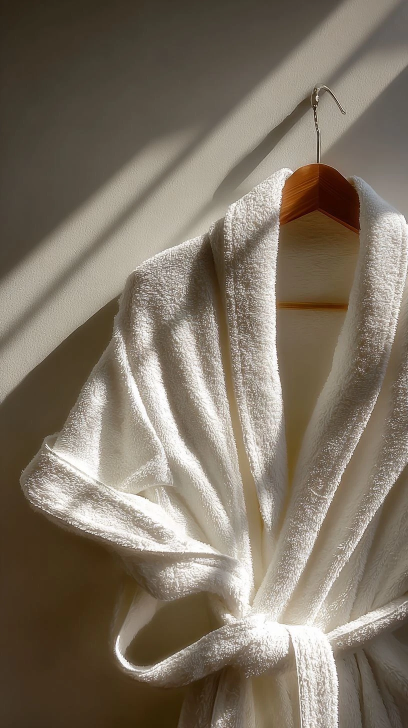
#> input picture animation/sans_parfum/photos/chaleur_peignoir.webp, 816 x 1456 px (shown at 1/2 size)
$ python render_reel.py sans_parfum/photos/chaleur_peignoir.webp sans_parfum/photos/eau_douche.webp
#> lines starting #> are read from the running program, lines starting #| are printed output that depends on the picture
### animation/render_logo.py
"""Render an animated version of the nesoly logo to MP4.

Usage: python3 render_logo.py <source_logo.png> <out_dir>
Produces nesoly_logo_16x9.mp4 (1920x1080) and nesoly_logo_9x16.mp4 (1080x1920).
"""
import subprocess
import sys

import numpy as np
from PIL import Image, ImageFilter

FPS = 30
DURATION = 6.0
LOGO_RGB = np.array([245, 240, 234], dtype=np.float32)
BG_CENTER = np.array([142, 121, 116], dtype=np.float32)
PAD = 60
BG_EDGE = np.array([78, 62, 60], dtype=np.float32)


def extract_letters(src):
    """Isolate the cream lettering from the photo and split it into glyphs."""
    im = np.array(Image.open(src).convert("RGB")).astype(np.float32)
    alpha = np.clip((im.min(-1) - 140) / 75, 0, 1)
    ys, xs = np.where(alpha > 0.5)
    alpha = alpha[ys.min() - 4:ys.max() + 5, xs.min() - 4:xs.max() + 5]
    cols = (alpha > 0.5).any(0)
    segs, start = [], None
    for i, c in enumerate(cols):
        if c and start is None:
            start = i
        elif not c and start is not None:
            segs.append((start, i))
            start = None
    if start is not None:
        segs.append((start, len(cols)))
    return alpha, segs


# [8 lines left out: function upscale_alpha, not called in this run]


def ease_out_cubic(t):
    t = np.clip(t, 0, 1)
    return 1 - (1 - t) ** 3


def ease_out_back(t, s=1.3):
    t = np.clip(t, 0, 1) - 1
    return 1 + (s + 1) * t ** 3 + s * t ** 2


def ease_in_out(t):
    t = np.clip(t, 0, 1)
    return t * t * (3 - 2 * t)


# [95 lines left out: functions background, render, not called in this run]


# [4 lines that do not run on import are left out]

### animation/render_reel.py
"""Render the nesoly "fatigue olfactive" vertical reel (TikTok / Instagram Reels).

Usage: python3 render_reel.py <source_logo.png> <out.mp4> [--preview]

Everything is generated procedurally (bottle, mist, cream, droplets, text),
so no stock footage is needed. Scene durations live in SCENES below and can be
adjusted to match the voice-over.
"""
import os
import subprocess
import sys
from multiprocessing import Pool

import numpy as np
from PIL import Image, ImageDraw, ImageFont
from scipy.ndimage import gaussian_filter

from render_logo import extract_letters, upscale_alpha, ease_out_back, ease_out_cubic, ease_in_out

W, H = 1080, 1920
FPS = 30
XFADE = 0.8
HERE = os.path.dirname(os.path.abspath(__file__))
FONT_SERIF = os.path.join(HERE, "fonts", "CormorantGaramond.ttf")
FONT_SERIF_IT = os.path.join(HERE, "fonts", "CormorantGaramond-Italic.ttf")
FONT_SANS = os.path.join(HERE, "fonts", "Jost.ttf")

CREAM = np.array([245, 240, 234], np.float32)
GOLD = np.array([212, 176, 138], np.float32)
MOCHA_LIGHT = np.array([150, 126, 116], np.float32)
MOCHA_DARK = np.array([52, 40, 37], np.float32)

# (name, duration in seconds). Each scene overlaps the next by XFADE.
SCENES = [("bottle", 9.5), ("spray", 10.5), ("cream", 7.5), ("ritual", 12.0), ("logo", 5.0)]
NBSP = " "

TEXTS = {
    "bottle": [
        ("title", "Le piège du nez habitué", 0.6),
        ("body", "Deux vaporisations. C’est tout.", 2.4),
        ("body", f"La fatigue olfactive{NBSP}: votre nez s’habitue, mais tout le monde le perçoit encore.", 4.4),
    ],
    "spray": [
        ("title", "Le cercle vicieux", 0.6),
        ("body", "Deux pulvérisations de plus… puis deux autres à midi.", 2.6),
        ("body", f"Huit vaporisations au total. Vous ne sentez rien, les autres si.", 5.6),
    ],
    "cream": [
        ("title", f"La solution{NBSP}: Confiance et Rituels", 0.6),
        ("body", "Un parfum de qualité tient 6 à 10 heures.", 2.6),
    ],
    "ritual": [
        ("title", f"Le Rituel en 4 étapes", 0.6),
        ("step", ("1.", "Nettoyer", "sans parfum"), 2.4),
        ("step", ("2.", "Hydrater", "peau humide"), 4.2),
        ("step", ("3.", "Vaporiser", "deux pressions"), 6.0),
        ("step", ("4.", "Sublimer", "sur les vêtements"), 7.8),
    ],
}

YY, XX = np.mgrid[0:H, 0:W].astype(np.float32)
RNG = np.random.default_rng(11)


# --------------------------------------------------------------------------- helpers

# [4 lines left out: function font, not called in this run]


def smoothstep(e0, e1, x):
    t = np.clip((x - e0) / (e1 - e0), 0, 1)
    return t * t * (3 - 2 * t)


def rrect_sdf(X, Y, x0, y0, x1, y1, r):
    cx, cy = (x0 + x1) / 2, (y0 + y1) / 2
    qx = np.abs(X - cx) - ((x1 - x0) / 2 - r)
    qy = np.abs(Y - cy) - ((y1 - y0) / 2 - r)
    return np.hypot(np.maximum(qx, 0), np.maximum(qy, 0)) + np.minimum(np.maximum(qx, qy), 0) - r


def over(dst, src):
    """Premultiplied RGBA 'over' compositing (float arrays, last axis = 4)."""
    a = src[..., 3:4]
    return src + dst * (1 - a)


def layer(rgb, alpha):
    a = np.clip(alpha, 0, 1)[..., None]
    return np.concatenate([np.broadcast_to(rgb, a.shape[:-1] + (3,)) * a, a], -1).astype(np.float32)


# [34 lines left out: functions resize_f, resize_rgba, paste, fractal_noise, not called in this run]


# --------------------------------------------------------------------------- assets

def make_bottle(s=1.5, cap=True, droplets=False, logo_alpha=None):
    """Minimal luxury perfume bottle as a premultiplied RGBA sprite (700x1100 * s)."""
    w, h = int(700 * s), int(1100 * s)
    Y, X = np.mgrid[0:h, 0:w].astype(np.float32) / s
    aa = 1.2 / s
    cov = lambda d: np.clip(0.5 - d / aa, 0, 1)
    img = np.zeros((h, w, 4), np.float32)

    bx0, by0, bx1, by1 = 110, 380, 590, 1000
    cx = (bx0 + bx1) / 2
    d_out = rrect_sdf(X, Y, bx0, by0, bx1, by1, 64)
    d_in = rrect_sdf(X, Y, bx0 + 30, by0 + 34, bx1 - 30, by1 - 74, 40)
    u = np.clip((X - cx) / ((bx1 - bx0) / 2), -1, 1)
    cyl = np.sqrt(1 - u ** 2)

    # Liquid.
    lt = 455
    v = np.clip((Y - lt) / (by1 - 74 - lt), 0, 1)[..., None]
    amber = np.array([236, 190, 132], np.float32) * (1 - v) + np.array([176, 108, 62], np.float32) * v
    amber = amber * (0.62 + 0.38 * cyl[..., None])
    glow = np.exp(-(((X - cx + 40) / 150) ** 2 + ((Y - 640) / 220) ** 2))[..., None]
    amber = amber + (np.array([255, 232, 196]) - amber) * glow * 0.55
    liquid_a = cov(d_in) * smoothstep(lt - 1, lt + 1.5, Y) * 0.9
    img = over(img, layer(amber, liquid_a))
    # Meniscus and dip tube.
    img = over(img, layer(np.array([255, 240, 214]), cov(d_in) * np.exp(-((Y - lt) / 2.2) ** 2) * 0.75))
    img = over(img, layer(np.array([255, 245, 230]), (np.abs(X - cx) < 2.5) * (Y < by1 - 80) * (Y > by0 - 30) * 0.22))

    # Glass walls: thin tint in the middle, thicker and brighter near the edges.
    wall = cov(d_out) * (1 - cov(d_in))
    glass_a = cov(d_out) * 0.10 + wall * (0.28 + 0.25 * (1 - cyl))
    img = over(img, layer(np.array([250, 244, 236]), glass_a))
    rim = cov(d_out) * np.exp(np.minimum(d_out, 0) / 2.0) * 0.55
    img = over(img, layer(np.array([255, 250, 244]), rim))

    # Label: the nesoly wordmark printed on the glass.
    if logo_alpha is not None:
        lw = int(250 * s)
        lh = int(logo_alpha.shape[0] * lw / logo_alpha.shape[1])
        la = np.asarray(Image.fromarray((logo_alpha * 255).astype(np.uint8)).resize((lw, lh), Image.LANCZOS),
                        np.float32) / 255
        lab = np.zeros((h, w), np.float32)
        ly, lx = int(700 * s), int(cx * s - lw / 2)
        lab[ly:ly + lh, lx:lx + lw] = la
        img = over(img, layer(CREAM, lab * 0.92))

    # Speculars.
    inside = cov(d_out) * smoothstep(by0 + 20, by0 + 70, Y) * (1 - smoothstep(by1 - 70, by1 - 20, Y))
    spec = np.exp(-((X - (bx0 + 48)) / 9) ** 2) * 0.75 + np.exp(-((X - (bx1 - 40)) / 4) ** 2) * 0.45
    spec += np.exp(-((X - (bx0 + 90)) / 30) ** 2) * 0.12
    img = over(img, layer(np.array([255, 255, 255]), inside * spec))

    if droplets:
        rng = np.random.default_rng(3)
        for _ in range(85):
            r = rng.uniform(3, 10)
            dx, dy = rng.uniform(bx0 + 25, bx1 - 25), rng.uniform(by0 + 40, by1 - 40)
            x0, x1 = int((dx - r - 3) * s), int((dx + r + 3) * s)
            y0, y1 = int((dy - r - 3) * s), int((dy + r + 3) * s)
            sx, sy = X[y0:y1, x0:x1], Y[y0:y1, x0:x1]
            d = np.hypot(sx - dx, (sy - dy) * 0.92) - r
            body = np.clip(0.5 - d * s / 1.2, 0, 1)
            sub = img[y0:y1, x0:x1]
            sub = over(sub, layer(np.array([90, 60, 40]), body * 0.25 * smoothstep(dy - r, dy + r, sy)))
            hl = np.exp(-(((sx - dx + r * 0.35) ** 2 + (sy - dy + r * 0.4) ** 2) / (0.09 * r * r)))
            sub = over(sub, layer(np.array([255, 255, 255]), hl * 0.9 * body))
            img[y0:y1, x0:x1] = sub

    # Gold collar.
    ucol = np.clip((X - 350) / 66, -1, 1)
    gold = GOLD * (0.55 + 0.45 * np.sqrt(1 - ucol ** 2))[..., None]
    gold = gold + (255 - gold) * (np.exp(-((ucol + 0.4) / 0.12) ** 2) * 0.7)[..., None]
    img = over(img, layer(gold, cov(rrect_sdf(X, Y, 284, 338, 416, 386, 6))))

    if cap:
        ucap = np.clip((X - 350) / 115, -1, 1)
        capc = np.array([238, 229, 218], np.float32) * (0.62 + 0.38 * np.sqrt(1 - ucap ** 2))[..., None]
        capc = capc + (255 - capc) * (np.exp(-((ucap + 0.5) / 0.15) ** 2) * 0.35)[..., None]
        capc = capc * (1 - 0.12 * smoothstep(300, 345, Y))[..., None]
        img = over(img, layer(capc, cov(rrect_sdf(X, Y, 235, 110, 465, 345, 20))))
    else:
        ua = np.clip((X - 350) / 44, -1, 1)
        act = GOLD * (0.5 + 0.5 * np.sqrt(1 - ua ** 2))[..., None]
        act = act + (255 - act) * (np.exp(-((ua + 0.45) / 0.15) ** 2) * 0.6)[..., None]
        img = over(img, layer(act, cov(rrect_sdf(X, Y, 306, 262, 394, 342, 12))))
        img = over(img, layer(np.array([40, 28, 22]), cov(np.hypot(X - 386, Y - 292) - 6) * 0.9))
    return img


# [113 lines left out: functions make_forearm, make_mist, render_text_block, wrap, layout_texts, not called in this run]


BOTTLE = BOTTLE_NOCAP = BOTTLE_DROPS = FOREARM = MIST = TEXT = LOGO = WALL = None


def init_assets(logo_src):
    global BOTTLE, BOTTLE_NOCAP, BOTTLE_DROPS, FOREARM, MIST, TEXT, LOGO, WALL
    alpha, _ = extract_letters(logo_src)
    BOTTLE = make_bottle(cap=True, logo_alpha=alpha)
    BOTTLE_NOCAP = make_bottle(cap=False, logo_alpha=alpha)
    BOTTLE_DROPS = make_bottle(cap=True, droplets=True, logo_alpha=alpha)
    FOREARM = make_forearm()
    MIST = make_mist()
    TEXT = layout_texts()
    LOGO = upscale_alpha(alpha, W * 0.66 / alpha.shape[1])
    WALL = fractal_noise(H + 200, W + 200, 1) * 0.6 + fractal_noise(H + 200, W + 200, 2, (300, 600), 0.8) * 0.4


# --------------------------------------------------------------------------- scenes

# [119 lines left out: functions background, place_bottle, scene_bottle, scene_spray, scene_cream, not called in this run]


BOKEH = RNG.uniform(0, 1, (26, 4)).astype(np.float32)


# [46 lines left out: functions scene_ritual, scene_logo, not called in this run]


SCENE_FN = {"bottle": scene_bottle, "spray": scene_spray, "cream": scene_cream,
            "ritual": scene_ritual, "logo": scene_logo}


def scene_windows():
    out, start = [], 0.0
    for name, d in SCENES:
        out.append((name, start, d))
        start += d - XFADE
    return out, start + XFADE


WINDOWS, TOTAL = scene_windows()


# [29 lines left out: functions draw_texts, render_frame, not called in this run]


def main():
    logo_src, out = sys.argv[1], sys.argv[2]
    preview = "--preview" in sys.argv
    init_assets(logo_src)
#> in extract_letters, `alpha = np.clip((im.min(-1) - 140) / 75, 0, 1)`:
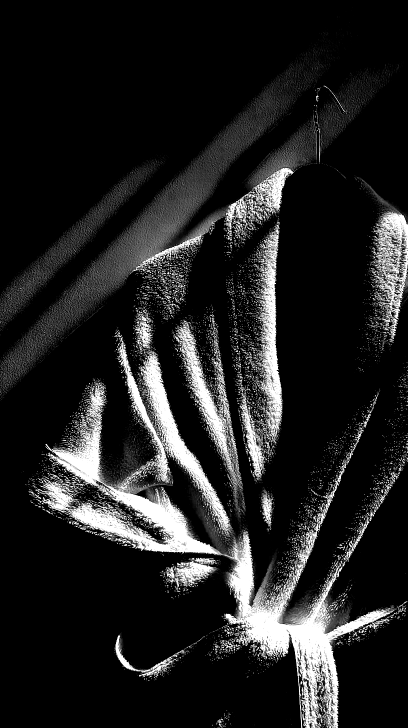
#> alpha: shape (1456, 816) float32 (shown at 1/2 size); min 0, max 1, mean 0.134
#> in extract_letters, `alpha = alpha[ys.min() - 4:ys.max() + 5, xs.min() - 4:xs.max() + 5]`: alpha = 1292 rows, first 6: [0, 0, 0, 0], [0, 0, 0, 0], [0, 0, 0, 0], [0, 0, 0, 0], [0, 0, 0, 0], [0, 0, 0, 0]
#> in extract_letters, `cols = (alpha > 0.5).any(0)`: cols = [True, True, True, True]
#> the loop in extract_letters, `for i, c in enumerate(cols):` made 4 passes
#> start on pass 1: 0
#> after the loop in extract_letters, `for i, c in enumerate(cols):`: segs = []; start = 0
    n = int(TOTAL * FPS)
    if preview:
        for name, start, d in WINDOWS:
            for frac in (0.25, 0.6, 0.95):
                i = int((start + d * frac) * FPS)
                Image.frombytes("RGB", (W, H), render_frame(i)).save(f"{out}_{name}_{frac}.png")
        return
    ff = subprocess.Popen(
        ["ffmpeg", "-y", "-loglevel", "error", "-f", "rawvideo", "-pix_fmt", "rgb24", "-s", f"{W}x{H}",
         "-r", str(FPS), "-i", "-", "-c:v", "libx264", "-preset", "slow", "-crf", "19",
         "-pix_fmt", "yuv420p", "-movflags", "+faststart", out], stdin=subprocess.PIPE)
    with Pool(os.cpu_count()) as pool:
        for k, buf in enumerate(pool.imap(render_frame, range(n), chunksize=4)):
            ff.stdin.write(buf)
            if k % 150 == 0:
                print(f"{k}/{n}", flush=True)
    ff.stdin.close()
    ff.wait()


if __name__ == "__main__":
#> (the run stopped early here; a loop or call above may not have finished)

$ run again, on animation/sans_parfum/photos/signature_creme.webp
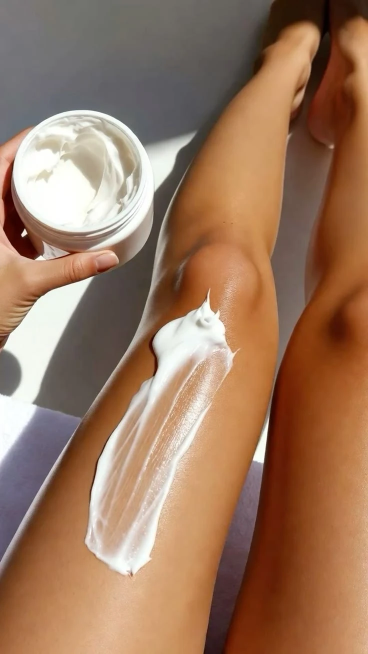
#> input picture animation/sans_parfum/photos/signature_creme.webp, 736 x 1308 px (shown at 1/2 size)
#> in extract_letters, `alpha = np.clip((im.min(-1) - 140) / 75, 0, 1)`:
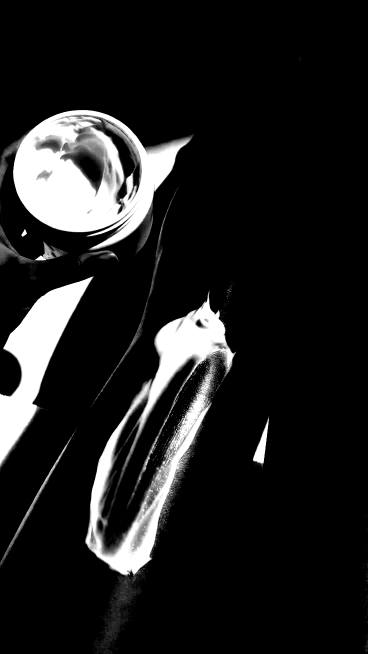
#> alpha: shape (1308, 736) float32 (shown at 1/2 size); min 0, max 1, mean 0.123
#> in extract_letters, `alpha = alpha[ys.min() - 4:ys.max() + 5, xs.min() - 4:xs.max() + 5]`: alpha = empty array
#> after the loop in extract_letters, `for i, c in enumerate(cols):`: segs = []
#> in init_assets, `alpha, _ = extract_letters(logo_src)`: alpha = empty array
